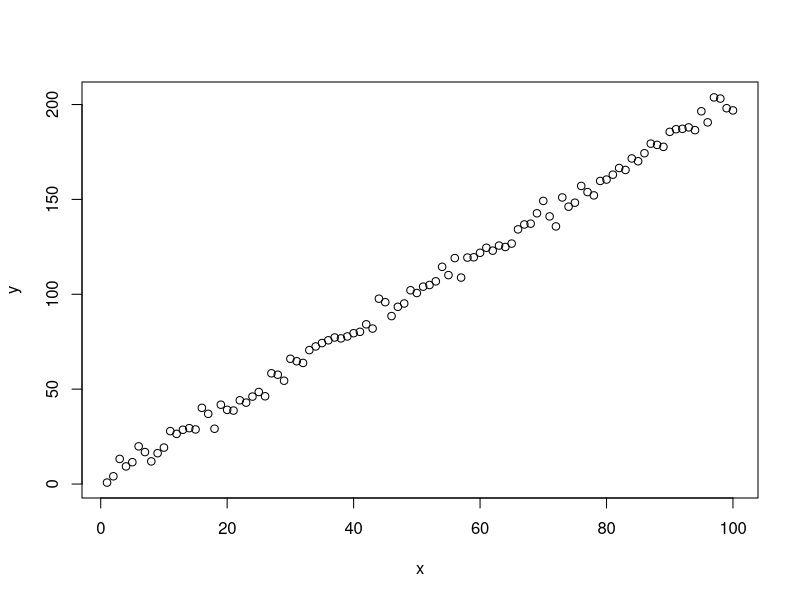
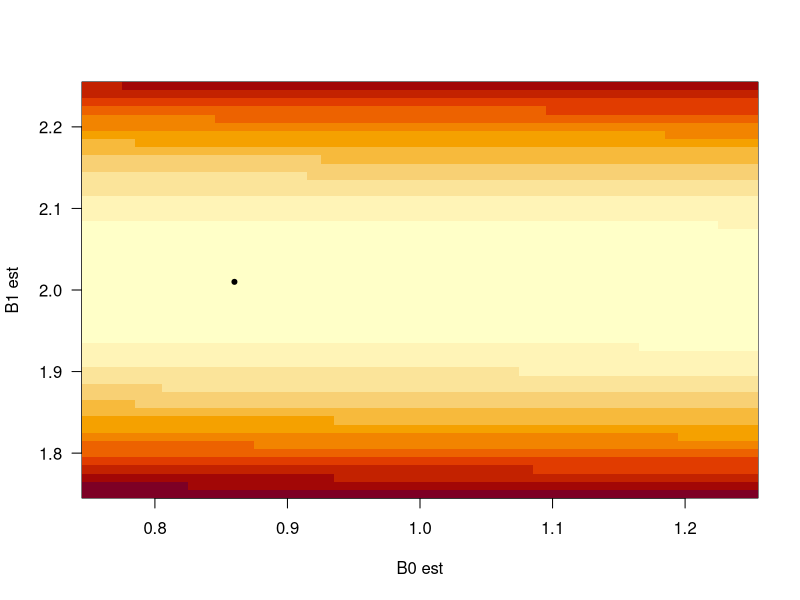
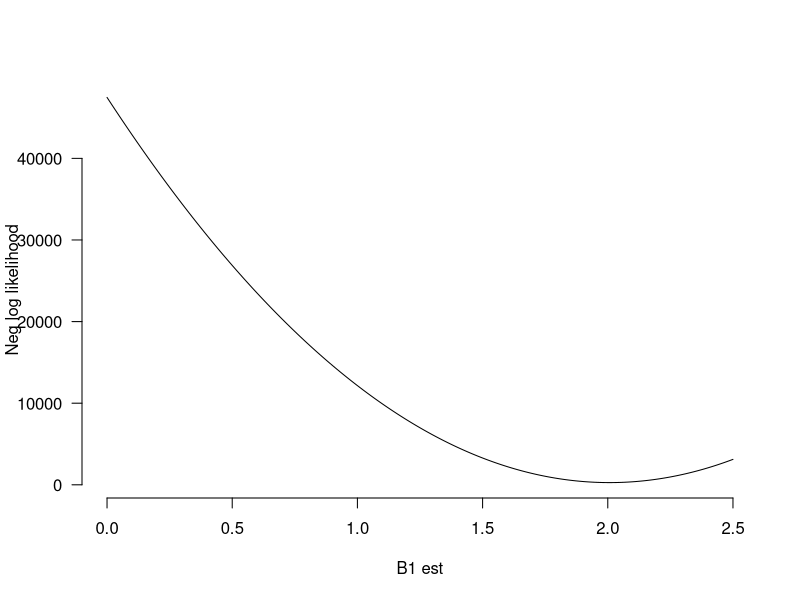
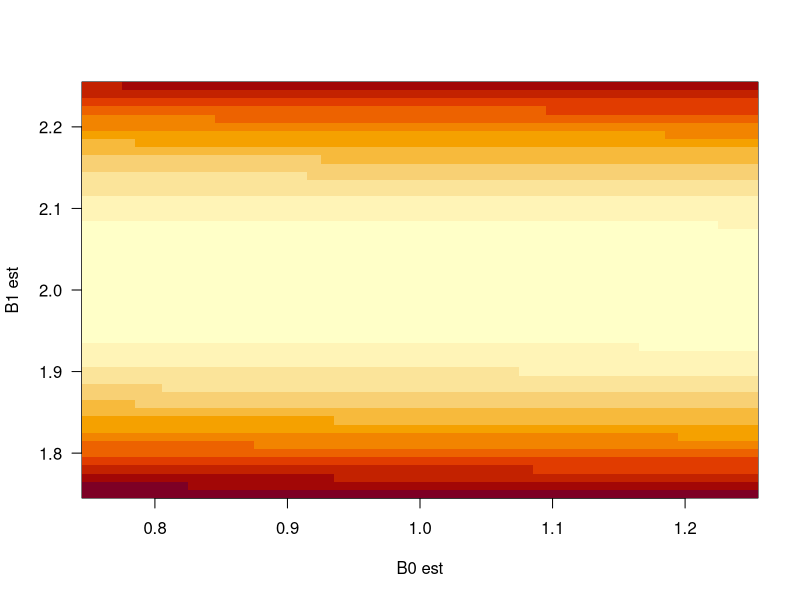
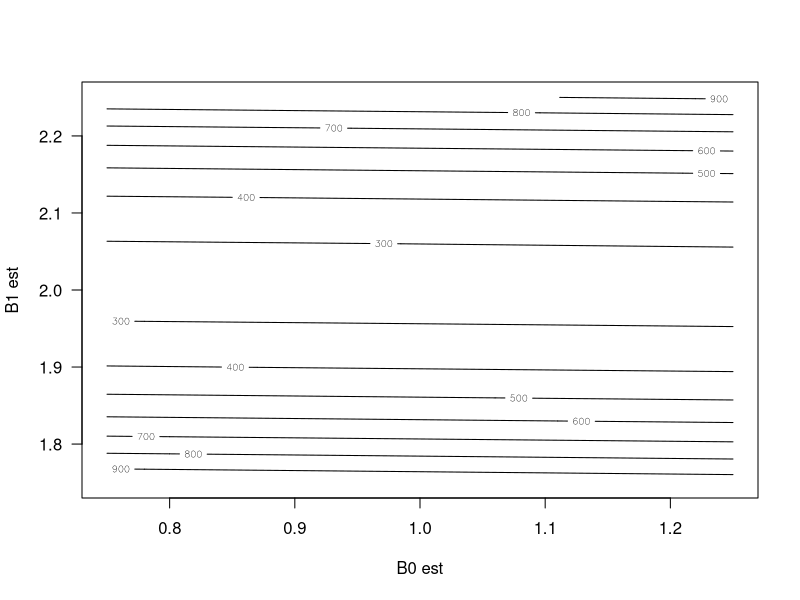
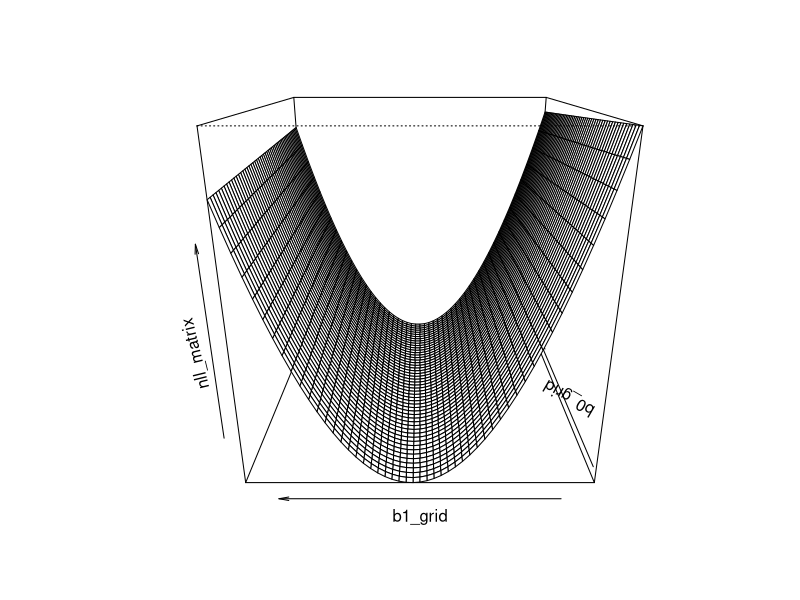

These figures' R source, in order:
#Amanda Kerkhove and Quinn Smith and Adrianna Gorsky 
#Zoo 955 HW8 MLE

# Q1: Simulate some data for a linear regression using the simple linear regression model: yi = beta_0 + beta_1*xi + error 
# Where error~N(0,sig).  

#100 points, roughly slope of 2, sigma of 4, intercept of 1

set.seed(123)
b0<-1
b1<-2
sig<-4
x<-1:100

y=b0+b1*x+rnorm(length(x), mean=0, sd=sig)
plot(y~x)

model<-lm(y~x)

#plot(model)

ci<-confint(model, x, level=.95)
ci
#2.5 %   97.5 %
#  (Intercept) -0.6084649 2.317234
#x            1.9848956 2.035193
#Model assumptions look alright, qq plot is a little hazy but if you squint hard enough it's ok

# Q2: Analyze the data generated in Q1 using the normal equation:
x1<-cbind(rep(1, length(x)), x)
b<-solve(t(x1)%*%x1) %*% (t(x1)%*%y)
b
#0.8543846
#x 2.0100443
#The estimates are pretty close to our values! Not as close as the first method though 

# Q3: Analyze the data generated in Q1 using a grid search to minimize the sum of squared errors (no need to iterate more than twice):

rss_1 <- function(y, y_pred){sum((y_pred-y)^2)}

# Set grid search
b0_grid <- seq(.75, 1.25, .01)
b1_grid <- seq(1.75, 2.25, .01)
rss_matrix <- matrix(data=NA, nrow=length(b0_grid), ncol=length(b1_grid), 
                     dimnames=list(b0_grid, b1_grid))
# Begin grid search: i <- 1; j <- 1
for(i in 1:length(b0_grid)){
  b0_curr <- b0_grid[i]
  for(j in 1:length(b1_grid)){
    b1_curr <- b1_grid[j]
    y_pred <- b0_curr + b1_curr*x
    rss <- rss_1(y, y_pred)
    rss_matrix[i,j] <- rss
  }
}

rss_2 <- which(rss_matrix==min(rss_matrix), arr.ind=T)
rss_coef <- c(b0_grid[rss_2[1]], b1_grid[rss_2[2]])
# Visualize grid search
image(x=b0_grid, y=b1_grid, z=rss_matrix, las=1, xlab="B0 est", ylab="B1 est")
points(x=rss_coef[1], y=rss_coef[2], pch=20, cex=1)

rss_coef

#B0 is 0.86, which is kinda close 
#B1 is 2.01, which is very close 

# Q4: Analyze the data generated in Q1 using a grid search to minimize the negative log likelihood (no need to iterate more than twice).  Note, there is a third parameter that you will need to estimate here: sig

nll_1 <- function(y, y_pred, sig){
  -sum(dnorm(x=y, mean=y_pred, sd=sig, log=T))
}

#Grid search
b0_grid <- seq(.75, 1.25, .01)
b1_grid <- seq(1.75, 2.25, .01)
sig_eval <- seq(2,5,0.1)
nll_array <- array(data=NA, dim=c(length(b0_grid), length(b1_grid), length(sig_eval)), 
                   dimnames=list(b0_grid, b1_grid, sig_eval))
#Grid search: i <- 1; j <- 1; k <- 1
for(i in 1:length(b0_grid)){
  b0_curr <- b0_grid[i]
  for(j in 1:length(b1_grid)){
    b1_curr <- b1_grid[j]
    for(k in 1:length(sig_eval)){
      sig_curr <- sig_eval[k]
      y_pred <- b0_curr + b1_curr*x
      nll <- nll_1(y, y_pred, sig)
      nll_array[i,j,k] <- nll
    }
  }
}
#Evaluate best parameters 
nll_2 <- which(nll_array==min(nll_array), arr.ind=T)
nll_coef <- c(b0_grid[nll_2[1]], 
                   b1_grid[nll_2[2]],
                   sig_eval[nll_2[2]])
nll_coef

# Q5: Analyze the data generated in Q1 using optim() to minimize the negative log likelihood.  

fun_1 <- function(par){
  b0 <- par[1]
  b1 <- par[2]
  sig <- par[3]
  y_pred <- b0 + b1*x
  nll <- nll_1(y, y_pred, sig)
}

#optim() stuff 
fit <- optim(par=c(1,2,4), fn=fun_1)
optim_coef <- fit$par

optim_coef

#This did converge, the estimates are not on the bounds that we gave the function but within bounds 
#If we blow the bounds out we can see that this is the global maximum

# Q6: Plot a likelihood profile for the slope parameter while estimating the conditional MLEs of the intercept and sig for each plotted value of the slope parameter (see p. 173 of Hilborn and Mangel).

# Nicer function for calculating NLL
nll_1_new <- function(b0, b1, sig, y){
  y_pred <- b0 + b1*x
  nll <- nll_1(y, y_pred, sig)
}

# Parameters 
b0_hold <- b0 * 1.05
sig_hold <- sig * 0.95

# Estimate NLL over slopes
b1s <- seq(0,2.5,0.01)
nlls <- sapply(1:length(b1s), function(x) nll_1_new(b0_hold, b1s[x], sig_hold, y))
plot(nlls~b1s, type="l", bty="n", las=1, xlab="B1 est", ylab="Neg log likelihood")

#Lowest negative log likelihood at our estimated slope of 2, increases on each side! 

# Q7: Plot the joint likelihood surface for the intercept and slope parameters.  Is there evidence of confounding between these two parameters (i.e., a ridge rather than a mountain top)?

# Parameters 
b0_grid <- seq(.75, 1.25, .01)
b1_grid <- seq(1.75, 2.25, .01)
sig_hold <- sig

# Setup grid search
nll_matrix <- matrix(data=NA, nrow=length(b0_grid), ncol=length(b1_grid), 
                     dimnames=list(b0_grid, b1_grid))
# Begin grid search: i <- 1; j <- 1
for(i in 1:length(b0_grid)){
  b0_curr <- b0_grid[i]
  for(j in 1:length(b1_grid)){
    b1_curr <- b1_grid[j]
    nll <- nll_1_new(b0_curr, b1_curr, sig_hold, y)
    nll_matrix[i,j] <- nll
  }
}
# Visualize grid search
#This is wild 
image(x=b0_grid, y=b1_grid, z=nll_matrix, las=1, xlab="B0 est", ylab="B1 est")
contour(x=b0_grid, y=b1_grid, z=nll_matrix, las=1, xlab="B0 est", ylab="B1 est")
persp(x=b0_grid, y=b1_grid, z=nll_matrix, theta=270, phi=20)

#There is confounding between the parameters, we can see the graph has a ridge and looks like a taco 

# Q8: How different are the estimated coefficients from Q1, Q2, and Q5 and how do they compare to the true values?

#These values are slightly different from one another, the analytical solution was the "best" probably because this was 
#a simple simulated dataset. The optimization approach would probably be better for complex data 